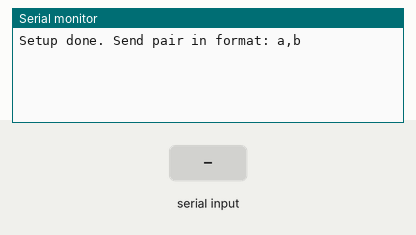
This sketch was run on a simulated Arduino Mega 2560, built with avr-gcc and run on an emulated ATmega2560. On the bench: the last lines printed to the serial monitor. The test bench sets the inputs (shaded band).

Above: at 1.2 s.
1.3 s: "90,45\n" received over Serial
At 2.5 s:
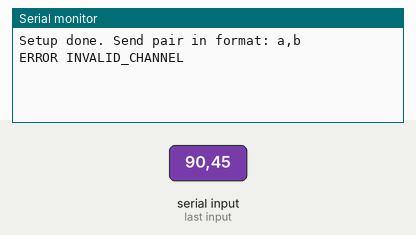
2.8 s: "5\n" received over Serial
At 3.9 s:
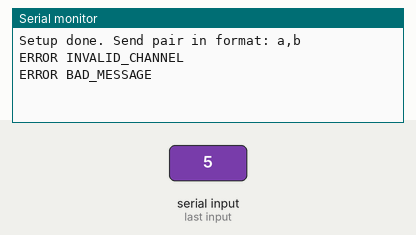

Measured:
- after the input at 1.3 s, the serial monitor: prints a new line at once (image 1)
- after the input at 2.8 s, the serial monitor: prints a new line at once (image 2)

The sketch:

Teensy_manual_digitalWrite.ino
```cpp
// -------------------------------- MANUAL MODE TEENSY SIDE (digitalWrite version, for debugging) -----------------------------

const int NUM_ELECTRODES = 16;

const int MUXA1 = 17;
const int MUXA2 = 16;
const int MUXA3 = 15;
const int MUXA4 = 14;

const int MUXB1 = 21;
const int MUXB2 = 20;
const int MUXB3 = 19;
const int MUXB4 = 18;

const int MUX_ENABLE = 22;

void setMuxChannels(uint8_t chA, uint8_t chB) {
  if (chA >= NUM_ELECTRODES || chB >= NUM_ELECTRODES) return;

  digitalWrite(MUXA1, (chA & 0b0001) ? HIGH : LOW);
  digitalWrite(MUXA2, (chA & 0b0010) ? HIGH : LOW);
  digitalWrite(MUXA3, (chA & 0b0100) ? HIGH : LOW);
  digitalWrite(MUXA4, (chA & 0b1000) ? HIGH : LOW);

  digitalWrite(MUXB1, (chB & 0b0001) ? HIGH : LOW);
  digitalWrite(MUXB2, (chB & 0b0010) ? HIGH : LOW);
  digitalWrite(MUXB3, (chB & 0b0100) ? HIGH : LOW);
  digitalWrite(MUXB4, (chB & 0b1000) ? HIGH : LOW);
}

// -------------------- MANUAL SELECTION OF ELECTRODE PAIRS -----------------------

void handleCommand(String command) {
  command.trim();

  int commaIndex = command.indexOf(',');

  if (commaIndex == -1) {
    Serial.println("ERROR BAD_MESSAGE");
    return;
  }

  int chA = command.substring(0, commaIndex).toInt();
  int chB = command.substring(commaIndex + 1).toInt();

  if (chA >= 0 && chA < NUM_ELECTRODES && chB >= 0 && chB < NUM_ELECTRODES) {
    setMuxChannels((uint8_t)chA, (uint8_t)chB);
    Serial.print("PAIR,");
    Serial.print(chA);
    Serial.print(",");
    Serial.println(chB);
  }
  else {
    Serial.println("ERROR INVALID_CHANNEL");
  }
}

// ------------------------------------------- SETUP / LOOP ----------------------------------------

void setup() {
  Serial.begin(115200);

  pinMode(MUXA1, OUTPUT);
  pinMode(MUXA2, OUTPUT);
  pinMode(MUXA3, OUTPUT);
  pinMode(MUXA4, OUTPUT);

  pinMode(MUXB1, OUTPUT);
  pinMode(MUXB2, OUTPUT);
  pinMode(MUXB3, OUTPUT);
  pinMode(MUXB4, OUTPUT);

  pinMode(MUX_ENABLE, OUTPUT);
  digitalWrite(MUX_ENABLE, HIGH);   // <-- see note below, check your mux's actual enable polarity

  Serial.println("Setup done. Send pair in format: a,b");
}

void loop() {
  if (Serial.available()) {
    String command = Serial.readStringUntil('\n');
    handleCommand(command);
  }
}
```
